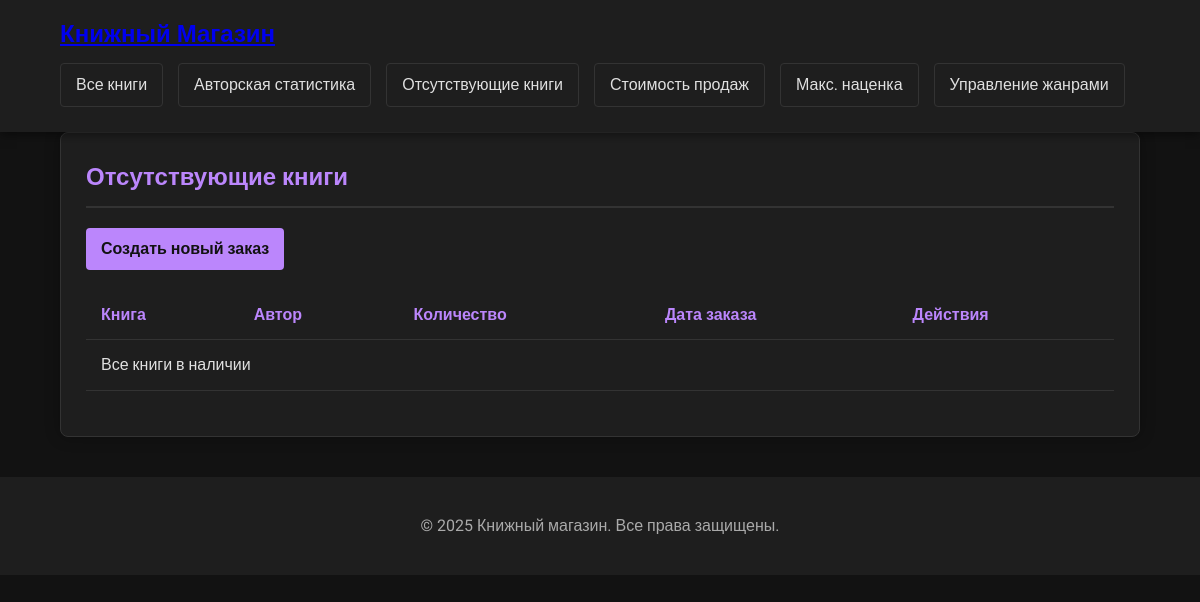
The app's page /books/missing/, older data.
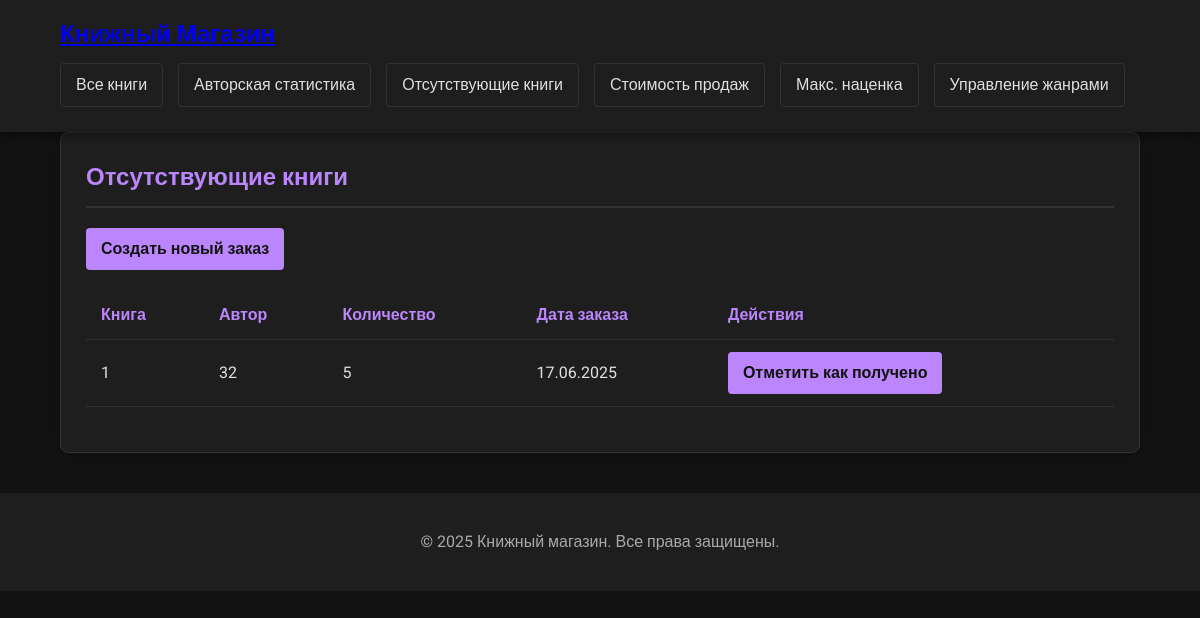
The same page, newer data.
### books/models.py (models this page shows, shortened)
class Order(models.Model):
    book = models.ForeignKey(Book, on_delete=models.CASCADE, verbose_name="Книга")
    quantity = models.PositiveIntegerField(default=1, verbose_name="Количество")
    created_at = models.DateTimeField(auto_now_add=True, verbose_name="Дата заказа")
    completed = models.BooleanField(default=False, verbose_name="Выполнен")

class Book(models.Model):
    MEDIUM_CHOICES = [
        ('P', 'Бумажная'),
        ('E', 'Электронная'),
        ('A', 'Аудио'),
    ]
    title = models.CharField(max_length=200, verbose_name="Название")
    author = models.CharField(max_length=100, verbose_name="Автор")
    code = models.CharField(max_length=50, unique=True, verbose_name="Шифр произведения")
    genre = models.ForeignKey(Genre, on_delete=models.CASCADE, verbose_name="Жанр")
    year = models.PositiveIntegerField(verbose_name="Год издания")
    pages = models.PositiveIntegerField(verbose_name="Количество страниц", blank=True, null=True)
    medium = models.CharField(max_length=1, choices=MEDIUM_CHOICES, verbose_name="Носитель")
    wholesale_price = models.DecimalField(max_digits=10, decimal_places=2, verbose_name="Оптовая цена")
    retail_price = models.DecimalField(max_digits=10, decimal_places=2, verbose_name="Розничная цена")
    stock = models.PositiveIntegerField(default=0, verbose_name="В наличии")
    sold = models.PositiveIntegerField(default=0, verbose_name="Продано")

### books/views.py (the view)
# urls.py: path('missing/', views.missing_books, name='missing_books'),
def missing_books(request):
    orders = Order.objects.filter(completed=False).select_related('book')
    return render(request, 'books/missing_books.html', {'orders': orders})

### books/templates/books/missing_books.html
{% extends 'books/base.html' %}
{% load static %}
{% block content %}
<div class="card">
    <h2>Отсутствующие книги</h2>
    <a href="{% url 'create_order' %}" class="btn">Создать новый заказ</a>
    <table>
        <thead>
            <tr>
                <th>Книга</th>
                <th>Автор</th>
                <th>Количество</th>
                <th>Дата заказа</th>
                <th>Действия</th>
            </tr>
        </thead>
        <tbody>
            {% for order in orders %}
            <tr>
                <td>{{ order.book.title }}</td>
                <td>{{ order.book.author }}</td>
                <td>{{ order.quantity }}</td>
                <td>{{ order.created_at|date:"d.m.Y" }}</td>
                <td>
                    {% if not order.completed %}
                    <a href="{% url 'complete_order' order.id %}" class="btn">Отметить как получено</a>
                    {% else %}
                    <span>Выполнено</span>
                    {% endif %}
                </td>
            </tr>
            {% empty %}
            <tr>
                <td colspan="5">Все книги в наличии</td>
            </tr>
            {% endfor %}
        </tbody>
    </table>
</div>
{% endblock %}

Row changes from the older to the newer data that the page shows:
now on this page (row edited): Order: book "1", book.author "32", quantity "5", created_at "17.06.2025", completed "Отметить как получено"
Text that changed along with them:
text no longer shown: "Все книги в наличии"
